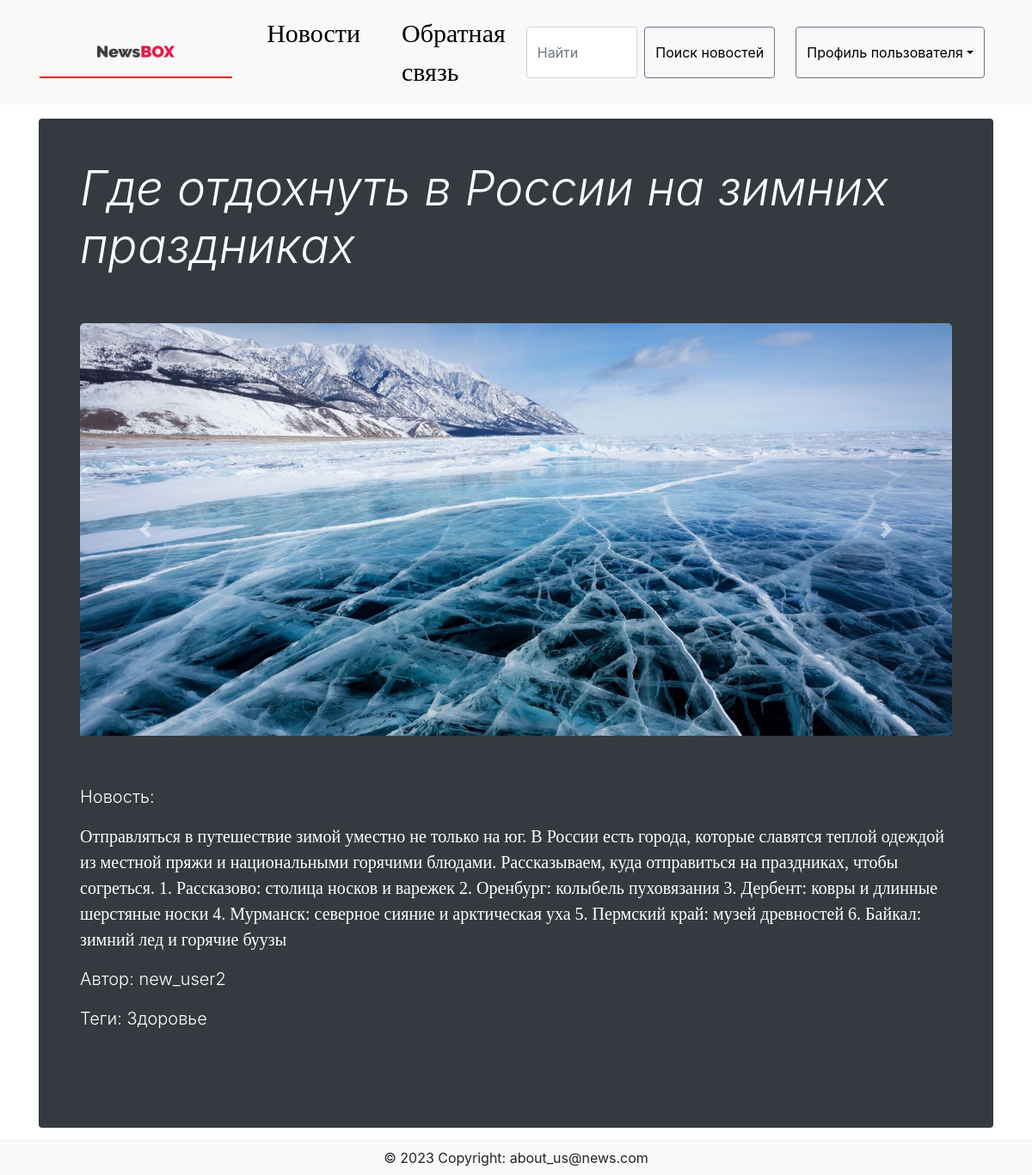
The page /news/31/ on the database its author committed.
### news/models.py (models this page shows, shortened)
class Article(models.Model):
    author = models.ForeignKey(User, on_delete=models.CASCADE, null=True, verbose_name='Автор')
    title = models.CharField('Название', max_length=50, default='')
    anouncement = models.TextField('Аннотация', max_length=250)
    text = models.TextField('Текст новости')
    date = models.DateTimeField('Дата публикации', auto_now=True) #default=timezone.now
    category = models.ForeignKey('Category', on_delete=models.SET_NULL, null=True, verbose_name='Категория')
    tags = models.ManyToManyField(to = Tag, blank=True, verbose_name='Тэги')
    objects = models.Manager()
    published = PublishedToday()
    class Meta:
        verbose_name = "Новость"
        verbose_name_plural = "Новости"
        ordering = ['title','date']

class ShowImage(models.Model):
    article = models.ForeignKey(Article, on_delete=models.CASCADE)
    title = models.CharField(max_length=150, blank=True)
    def folder_path(instance, filename):
        return f"article_images/article_{instance.article.pk}/{filename}"
    image = models.ImageField(upload_to=folder_path)

class Tag(models.Model):
    title = models.CharField(max_length=15, verbose_name='Название')
    status = models.BooleanField(default=True, verbose_name='Статус')
    class Meta:
        ordering = ['title', 'status']
        verbose_name = "Тэг"
        verbose_name_plural = "Тэги"

### news/views.py (the view)
# urls.py: path('news/<int:pk>/', views.ArticleDetailView.as_view(), name='single_news'),
class ArticleDetailView(ViewCountMixin,DetailView):
    model = Article
    template_name = 'news/single_news.html'
    context_object_name = 'article'
    def get_context_data(self, **kwargs):
        context = super().get_context_data(**kwargs)
        current_object = self.object
        images = ShowImage.objects.filter(article = current_object)
        bookmark = FavoriteArticle.objects.filter(user=self.request.user.id, article_id=current_object.id)
        context['images'] = images
        context['bookmark'] = bookmark
        return context

### news/utils.py (called while the page is built)
def get_client_ip(request):
    x_forwrded_for = request.META.get('HTTP_X_FORWARDED_FOR')
    if x_forwrded_for:
        ip = x_forwrded_for.split(',')[0]
    else:
        ip = request.META.get('REMOTE_ADDR')
    return ip

    def get_object(self):
        obj = super().get_object()
        ip_address = get_client_ip(self.request)
        ViewCounter.objects.get_or_create(article=obj, ip_address=ip_address)
        return obj

### news/templates/news/single_news.html (shortened to what this page needs)
{% extends  'news/base_generic.html' %}
{% load bootstrap5 %}
{% load bootstrap_icons %}
{% load static %}
{% load widget_tweaks %}
{% block content %}
<link rel="stylesheet" href="https://maxcdn.bootstrapcdn.com/bootstrap/4.0.0/css/bootstrap.min.css"
>
<div class="container mt-3">
             <div class="single_news">
                <div class="p-4 p-md-5 text-white rounded bg-dark" >
                        <div class="col-md-12 px-0">
                          <h1 class="display-4 fst-italic"> {{ article.title }}</h1>
                            <br> <br>
                            {% if article.showimage_set.all %}
                           <div id="carouselExampleControls" class="carousel slide" data-ride="carousel" data-interval="false">
                              <div class="carousel-inner" role="listbox" style="width: auto%; height: 480px; !important;">
                                  {% for image in article.showimage_set.all %}
                                    <div class="carousel-item {%if forloop.counter == 1%}active{% endif%}">
                                      <img class="d-block" style="width: 100%; height: 100%; border-radius:5px;" src="{{image.image.url}}" alt="First slide">
                                    </div>
                                  {% endfor %}
                                </div>
                              <a class="carousel-control-prev" href="#carouselExampleControls" role="button" data-slide="prev">
                                <span class="carousel-control-prev-icon" aria-hidden="true"></span>
                              </a>
                              <a class="carousel-control-next" href="#carouselExampleControls" role="button" data-slide="next">
                                <span class="carousel-control-next-icon" aria-hidden="true"></span>
                              </a>
                           </div>
                            {% endif%}
                            <br> <br>
                          <p class="lead mt-2">Новость: <p style="font-family: Serif; font-size: 20px; "> {{ article.text }} </p> </p>
                          <p class="lead mt-2">Автор: {{ article.author }}</p>
                          <p class="lead mt-2">Теги: {% for t in article.tags.all %} {{ t.title }} {% endfor %}</p>
                        </div>
                <br> <br>
                </div>
            </div>
        </div>
{% endblock content %}

### news/static/news/css/styles.css (style rules this page uses)
body { background-color: #ffffff14; position: relative; margin: 0; padding-bottom: 55px; box-sizing: border-box; }
img { display: block; margin-left: auto; margin-right: auto; width: 50%; }
.carousel-inner > .carousel-item > img { width:640px; height:460px; }

### rows shown on the page
Article: title "Где отдохнуть в России на зимних праздниках", text "Отправляться в путешествие зимой уместно не только на юг. В России есть города, которые славятся теплой одеждой из местной пряжи и национальными горячими блюдами. Рассказываем, куда отправиться на праздниках, чтобы согреться. 1. Рассказово: столица носков и варежек 2. Оренбург: колыбель пуховязания 3. Дербент: ковры и длинные шерстяные носки 4. Мурманск: северное сияние и арктическая уха 5. Пермский край: музей древностей 6. Байкал: зимний лед и горячие буузы", author "new_user2"
ShowImage: image (picture)
Tag: title "Здоровье"
